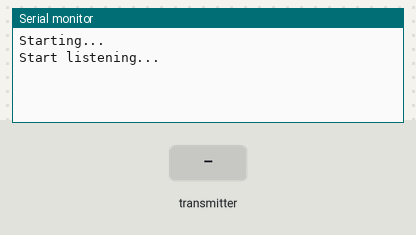
The sketch below on a simulated Arduino Uno, built with avr-gcc and run on an emulated ATmega328P. Shown: the last lines printed to the serial monitor. The inputs (shaded band) are chosen by the test bench. No radio packets arrive unless stated.

Above: at 1.2 s.
1.3 s: the transmitter starts sending dat = 0
At 1.37 s:
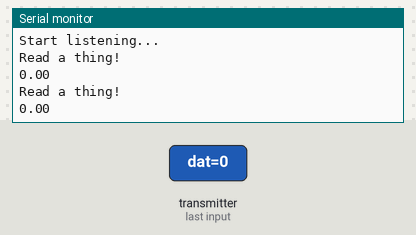
2.8 s: the transmitter starts sending dat = 25
At 2.87 s:
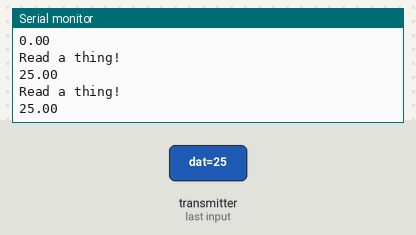

The sketch:

humrx.ino
```cpp
/*
* Getting Started example sketch for nRF24L01+ radios
* This is a very basic example of how to send data from one node to another
* Updated: Dec 2014 by TMRh20
*/

#include <SPI.h>
#include "RF24.h"

/****************** User Config ***************************/
/***      Set this radio as radio number 0 or 1         ***/

/* Hardware configuration: Set up nRF24L01 radio on SPI bus plus pins 7 & 8 */
RF24 radio(7,8);
/**********************************************************/

byte address[] = "abcde";
byte address2[] = "fucky";

// Used to control whether this node is sending or receiving

void setup() {
  Serial.begin(115200);
  Serial.println(F("Starting..."));

  radio.begin();

  // Set the PA Level low to prevent power supply related issues since this is a
 // getting_started sketch, and the likelihood of close proximity of the devices. RF24_PA_MAX is default.
  radio.setPALevel(RF24_PA_LOW);


  radio.setAutoAck(false);
  radio.setChannel(2);
  radio.setCRCLength(RF24_CRC_8);
  radio.setPayloadSize(sizeof(float));
  radio.setDataRate(RF24_250KBPS);
  radio.openReadingPipe(0,address);
  radio.openReadingPipe(1,address2);
  radio.printDetails();
  // Start the radio listening for data
  Serial.println("Start listening...");
  radio.startListening();
}

void loop() {

    float dat;

    if( radio.available()){
      Serial.println("Read a thing!");                                                              // Variable for the received timestamp
      while (radio.available()) {                                   // While there is data ready
        radio.read( (void*)&dat,sizeof(float) );             // Get the payload
        Serial.println(dat);
      }

    }

} // Loop
```

Measured:
- after the input at 1.3 s, the serial monitor: prints a new line at once (image 1)
- after the input at 2.8 s, the serial monitor: prints a new line at once (image 2)
